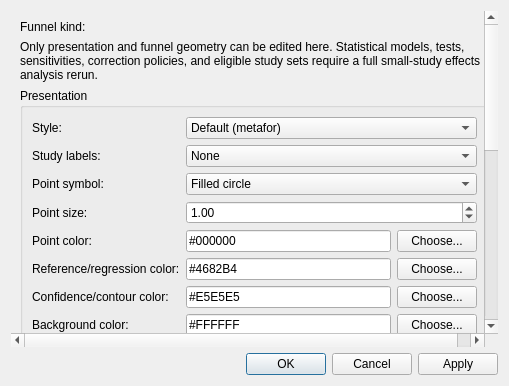
<?xml version="1.0" encoding="UTF-8"?>
<ui version="4.0">
 <class>FunnelPlotEditorDialog</class>
 <widget class="QDialog" name="FunnelPlotEditorDialog">
  <property name="windowTitle"><string>Edit funnel plot</string></property>
  <layout class="QVBoxLayout" name="verticalLayout">
   <item>
    <widget class="QScrollArea" name="content_scroll">
     <property name="widgetResizable"><bool>true</bool></property>
     <property name="frameShape"><enum>QFrame::NoFrame</enum></property>
     <widget class="QWidget" name="content_widget">
      <layout class="QVBoxLayout" name="content_layout">
       <item><widget class="QLabel" name="kind_label"><property name="text"><string>Funnel kind:</string></property></widget></item>
       <item><widget class="QLabel" name="rerun_note"><property name="wordWrap"><bool>true</bool></property><property name="text"><string>Only presentation and funnel geometry can be edited here. Statistical models, tests, sensitivities, correction policies, and eligible study sets require a full small-study effects analysis rerun.</string></property></widget></item>
       <item>
        <widget class="QGroupBox" name="appearance_group"><property name="title"><string>Presentation</string></property>
         <layout class="QGridLayout" name="appearance_layout">
          <item row="0" column="0"><widget class="QLabel" name="style_label"><property name="text"><string>Style:</string></property></widget></item>
          <item row="0" column="1"><widget class="QComboBox" name="style_combo"><item><property name="text"><string>Default (metafor)</string></property></item><item><property name="text"><string>RevMan</string></property></item><item><property name="text"><string>BMJ</string></property></item></widget></item>
          <item row="1" column="0"><widget class="QLabel" name="label_policy_label"><property name="text"><string>Study labels:</string></property></widget></item>
          <item row="1" column="1"><widget class="QComboBox" name="label_policy_combo"><item><property name="text"><string>None</string></property></item><item><property name="text"><string>Outside pseudo-confidence region</string></property></item><item><property name="text"><string>All</string></property></item></widget></item>
          <item row="2" column="0"><widget class="QLabel" name="point_symbol_label"><property name="text"><string>Point symbol:</string></property></widget></item>
          <item row="2" column="1"><widget class="QComboBox" name="point_symbol_combo"><item><property name="text"><string>Filled circle</string></property></item><item><property name="text"><string>Open circle</string></property></item><item><property name="text"><string>Square</string></property></item><item><property name="text"><string>Triangle</string></property></item><item><property name="text"><string>Diamond</string></property></item></widget></item>
          <item row="3" column="0"><widget class="QLabel" name="point_size_label"><property name="text"><string>Point size:</string></property></widget></item>
          <item row="3" column="1"><widget class="QDoubleSpinBox" name="point_size_spin"><property name="minimum"><double>0.25</double></property><property name="maximum"><double>5.0</double></property><property name="singleStep"><double>0.25</double></property><property name="value"><double>1.0</double></property></widget></item>
          <item row="4" column="0"><widget class="QLabel" name="point_color_label"><property name="text"><string>Point color:</string></property></widget></item>
          <item row="4" column="1"><layout class="QHBoxLayout" name="point_color_layout"><item><widget class="QLineEdit" name="point_color_edit"><property name="text"><string>#000000</string></property></widget></item><item><widget class="QPushButton" name="point_color_button"><property name="text"><string>Choose...</string></property></widget></item></layout></item>
          <item row="5" column="0"><widget class="QLabel" name="reference_color_label"><property name="text"><string>Reference/regression color:</string></property></widget></item>
          <item row="5" column="1"><layout class="QHBoxLayout" name="reference_color_layout"><item><widget class="QLineEdit" name="reference_color_edit"><property name="text"><string>#4682B4</string></property></widget></item><item><widget class="QPushButton" name="reference_color_button"><property name="text"><string>Choose...</string></property></widget></item></layout></item>
          <item row="6" column="0"><widget class="QLabel" name="region_color_label"><property name="text"><string>Confidence/contour color:</string></property></widget></item>
          <item row="6" column="1"><layout class="QHBoxLayout" name="region_color_layout"><item><widget class="QLineEdit" name="region_color_edit"><property name="text"><string>#E5E5E5</string></property></widget></item><item><widget class="QPushButton" name="region_color_button"><property name="text"><string>Choose...</string></property></widget></item></layout></item>
          <item row="7" column="0"><widget class="QLabel" name="background_color_label"><property name="text"><string>Background color:</string></property></widget></item>
          <item row="7" column="1"><layout class="QHBoxLayout" name="background_color_layout"><item><widget class="QLineEdit" name="background_color_edit"><property name="text"><string>#FFFFFF</string></property></widget></item><item><widget class="QPushButton" name="background_color_button"><property name="text"><string>Choose...</string></property></widget></item></layout></item>
          <item row="8" column="0"><widget class="QLabel" name="reference_visible_label"><property name="text"><string>Reference line:</string></property></widget></item>
          <item row="8" column="1"><widget class="QCheckBox" name="reference_visible_check"><property name="text"><string>Show</string></property><property name="checked"><bool>true</bool></property></widget></item>
          <item row="9" column="0"><widget class="QLabel" name="regression_visible_label"><property name="text"><string>Regression line:</string></property></widget></item>
          <item row="9" column="1"><widget class="QCheckBox" name="regression_visible_check"><property name="text"><string>Show</string></property><property name="checked"><bool>true</bool></property></widget></item>
          <item row="10" column="0"><widget class="QLabel" name="pooled_overlay_label"><property name="text"><string>Pooled display overlay:</string></property></widget></item>
          <item row="10" column="1"><widget class="QCheckBox" name="pooled_overlay_check"><property name="text"><string>Show</string></property><property name="checked"><bool>true</bool></property></widget></item>
         </layout>
        </widget>
       </item>
       <item>
        <widget class="QGroupBox" name="confidence_group"><property name="title"><string>Confidence and contour geometry</string></property>
         <layout class="QGridLayout" name="confidence_layout">
          <item row="0" column="0"><widget class="QLabel" name="sampling_confidence_label"><property name="text"><string>Sampling confidence level:</string></property></widget></item>
          <item row="0" column="1"><widget class="QDoubleSpinBox" name="sampling_confidence_spin"><property name="minimum"><double>50.0</double></property><property name="maximum"><double>99.9</double></property><property name="value"><double>95.0</double></property></widget></item>
          <item row="1" column="0"><widget class="QCheckBox" name="include_tau2_check"><property name="text"><string>Include tau² in pseudo-confidence region</string></property></widget></item>
          <item row="1" column="1"><widget class="QCheckBox" name="sampling_region_check"><property name="text"><string>Show pseudo-confidence region</string></property><property name="checked"><bool>true</bool></property></widget></item>
          <item row="2" column="0"><widget class="QLabel" name="contour_levels_label"><property name="text"><string>Null contour levels (%):</string></property></widget></item>
          <item row="2" column="1"><widget class="QLineEdit" name="contour_levels_edit"><property name="text"><string>90,95,99</string></property></widget></item>
         </layout>
        </widget>
       </item>
       <item>
        <widget class="QGroupBox" name="axis_group"><property name="title"><string>Axes</string></property>
         <layout class="QGridLayout" name="axis_layout">
          <item row="0" column="0"><widget class="QLabel" name="x_label_label"><property name="text"><string>X-axis label:</string></property></widget></item>
          <item row="0" column="1"><widget class="QLineEdit" name="x_label_edit"><property name="text"><string>[default]</string></property></widget></item>
          <item row="1" column="0"><widget class="QLabel" name="y_label_label"><property name="text"><string>Y-axis label:</string></property></widget></item>
          <item row="1" column="1"><widget class="QLineEdit" name="y_label_edit"><property name="text"><string>Standard error</string></property></widget></item>
          <item row="2" column="0"><widget class="QLabel" name="x_lower_label"><property name="text"><string>X-axis lower bound:</string></property></widget></item>
          <item row="2" column="1"><widget class="QLineEdit" name="x_lower_edit"><property name="text"><string>[default]</string></property></widget></item>
          <item row="3" column="0"><widget class="QLabel" name="x_upper_label"><property name="text"><string>X-axis upper bound:</string></property></widget></item>
          <item row="3" column="1"><widget class="QLineEdit" name="x_upper_edit"><property name="text"><string>[default]</string></property></widget></item>
          <item row="4" column="0"><widget class="QLabel" name="x_ticks_label"><property name="text"><string>X-axis ticks:</string></property></widget></item>
          <item row="4" column="1"><widget class="QLineEdit" name="x_ticks_edit"><property name="text"><string>[default]</string></property></widget></item>
         </layout>
        </widget>
       </item>
       <item>
        <layout class="QHBoxLayout" name="path_layout">
         <item><widget class="QLabel" name="path_label"><property name="text"><string>Save image to:</string></property></widget></item>
         <item><widget class="QLineEdit" name="path_edit"/></item>
         <item><widget class="QPushButton" name="browse_button"><property name="text"><string>Browse...</string></property><property name="accessibleName"><string>Browse funnel plot save path</string></property></widget></item>
        </layout>
       </item>
      </layout>
     </widget>
    </widget>
   </item>
   <item><widget class="QDialogButtonBox" name="button_box"><property name="standardButtons"><set>QDialogButtonBox::Apply|QDialogButtonBox::Cancel|QDialogButtonBox::Ok</set></property></widget></item>
  </layout>
 </widget>
 <connections>
  <connection>
   <sender>button_box</sender>
   <signal>accepted()</signal>
   <receiver>FunnelPlotEditorDialog</receiver>
   <slot>accept()</slot>
   <hints>
    <hint type="sourcelabel"><x>248</x><y>254</y></hint>
    <hint type="destinationlabel"><x>157</x><y>274</y></hint>
   </hints>
  </connection>
  <connection>
   <sender>button_box</sender>
   <signal>rejected()</signal>
   <receiver>FunnelPlotEditorDialog</receiver>
   <slot>reject()</slot>
   <hints>
    <hint type="sourcelabel"><x>316</x><y>260</y></hint>
    <hint type="destinationlabel"><x>286</x><y>274</y></hint>
   </hints>
  </connection>
 </connections>
</ui>
